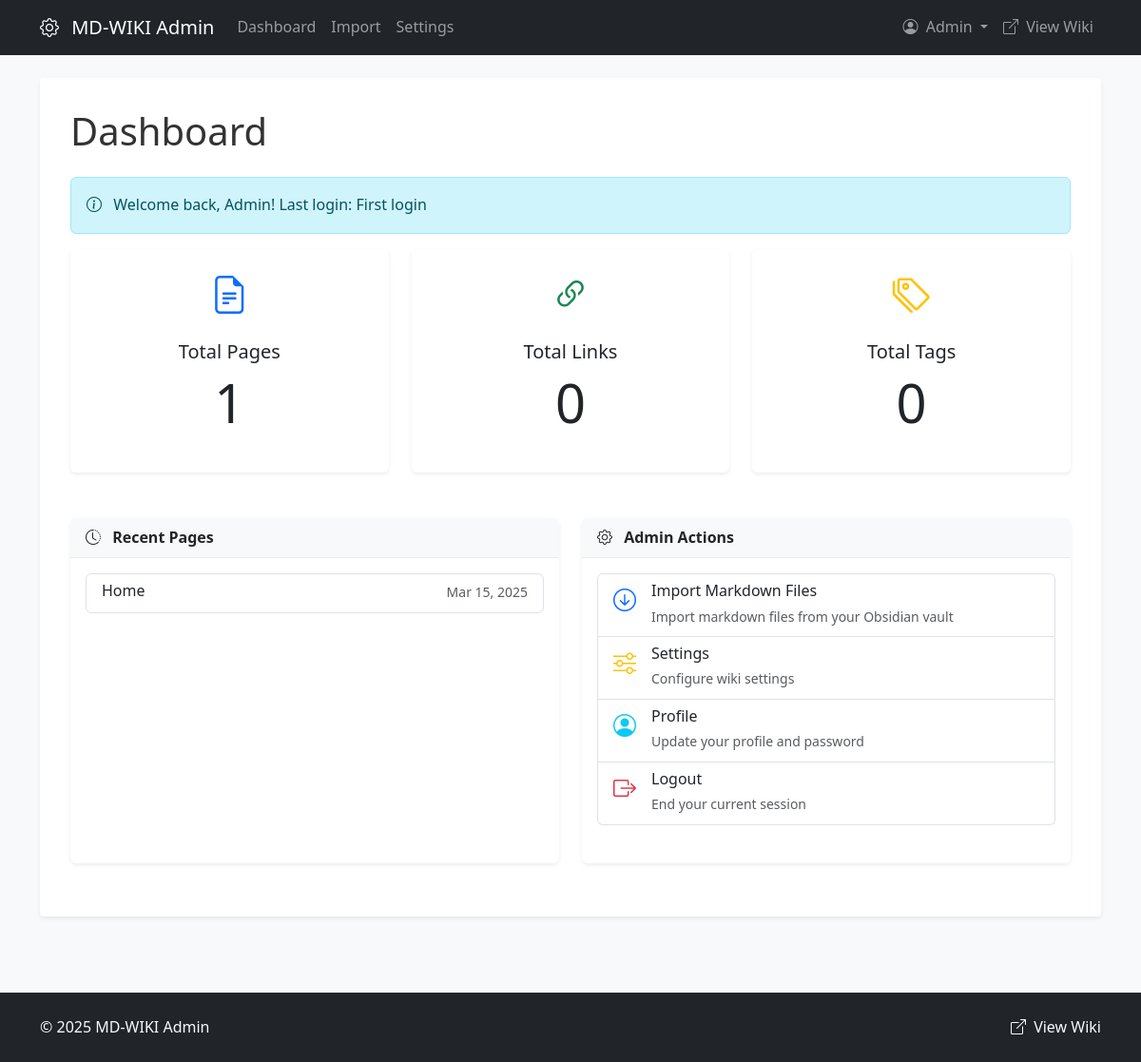
Page /admin/dashboard.php (signed in) on the committed database.
### tables this page shows
CREATE TABLE users (
    id INT AUTO_INCREMENT PRIMARY KEY,
    email VARCHAR(255) NOT NULL UNIQUE,
    password_hash VARCHAR(255) NOT NULL,
    name VARCHAR(255) NOT NULL,
    created_at DATETIME NOT NULL,
    last_login DATETIME NULL
);

CREATE TABLE pages (
    id INT AUTO_INCREMENT PRIMARY KEY,
    title VARCHAR(255) NOT NULL,
    slug VARCHAR(255) NOT NULL UNIQUE,
    content_md TEXT NOT NULL,
    content_html TEXT NOT NULL,
    created_at DATETIME NOT NULL,
    updated_at DATETIME NOT NULL,
    file_path VARCHAR(255) NULL,
    file_modified BIGINT NULL,
    INDEX idx_title (title),
    INDEX idx_slug (slug),
    FULLTEXT INDEX ft_content (title, content_md)
);

### includes/database.php (called while the page is built, shortened)
<?php
function getDbConnection() {
    static $pdo;
    if (!$pdo) {
        try {
            $dsn = "mysql:host=" . DB_HOST . ";dbname=" . DB_NAME . ";charset=" . DB_CHARSET;
            $options = [
                PDO::ATTR_ERRMODE => PDO::ERRMODE_EXCEPTION,
                PDO::ATTR_DEFAULT_FETCH_MODE => PDO::FETCH_ASSOC,
                PDO::ATTR_EMULATE_PREPARES => false,
            ];
            $pdo = new PDO($dsn, DB_USER, DB_PASS, $options);
        } catch (PDOException $e) {
            if (DEBUG_MODE) {
                die("Database connection failed: " . $e->getMessage());
            } else {
                die("Database connection failed. Please try again later.");
            }
        }
    }
    return $pdo;
}
function dbQuery($sql, $params = []) {
    try {
        $pdo = getDbConnection();
        $stmt = $pdo->prepare($sql);
        $stmt->execute($params);
        return $stmt->fetchAll();
    } catch (PDOException $e) {
        if (DEBUG_MODE) {
            die("Query failed: " . $e->getMessage());
        } else {
            die("Database error. Please try again later.");
        }
    }
}
function dbQuerySingle($sql, $params = []) {
    try {
        $pdo = getDbConnection();
        $stmt = $pdo->prepare($sql);
        $stmt->execute($params);
        $result = $stmt->fetch();
        return $result !== false ? $result : null;
    } catch (PDOException $e) {
        if (DEBUG_MODE) {
            die("Query failed: " . $e->getMessage());
        } else {
            die("Database error. Please try again later.");
        }
    }
}

### includes/auth.php (called while the page is built, shortened)
<?php
require_once __DIR__ . '/database.php';
require_once __DIR__ . '/functions.php';
function getCurrentUser() {
    return dbQuerySingle("SELECT * FROM users WHERE id = ?", [$_SESSION['user_id']]);
}

### includes/functions.php (called while the page is built, shortened)
<?php
require_once __DIR__ . '/database.php';
function h($str) {
    return htmlspecialchars($str, ENT_QUOTES, 'UTF-8');
}
function getRecentPages($limit = 5) {
    return dbQuery(
        "SELECT id, title, slug, updated_at
         FROM pages
         ORDER BY updated_at DESC
         LIMIT ?",
        [$limit]
    );
}
function formatDatetime($datetime, $format = 'F j, Y, g:i a') {
    return date($format, strtotime($datetime));
}

### admin/dashboard.php (the view, shortened to what this page needs)
<?php
require_once __DIR__ . '/../includes/database.php';
require_once __DIR__ . '/../includes/functions.php';
require_once __DIR__ . '/../includes/auth.php';
$currentUser = getCurrentUser();
$stats = [
    'total_pages' => dbQuerySingle("SELECT COUNT(*) as count FROM pages")['count'],
    'total_links' => dbQuerySingle("SELECT COUNT(*) as count FROM links")['count'],
    'total_tags' => dbQuerySingle("SELECT COUNT(*) as count FROM tags")['count'],
    'recent_pages' => getRecentPages(5)
];
include __DIR__ . '/includes/header.php';
?>
<div class="container mt-4">
    <div class="row">
        <div class="col-md-12">
            <div class="admin-content">
                <h1 class="mb-4">Dashboard</h1>
                <div class="alert alert-info">
                    <i class="bi bi-info-circle me-2"></i>
                    Welcome back, <?= h($currentUser['name']) ?>! Last login:
                    <?= $currentUser['last_login'] ? formatDatetime($currentUser['last_login']) : 'First login' ?>
                </div>
                <div class="row mb-4">
                    <div class="col-md-4 mb-4">
                        <div class="card text-center h-100">
                            <div class="card-body">
                                <i class="bi bi-file-earmark-text text-primary" style="font-size: 2.5rem;"></i>
                                <h5 class="card-title mt-3">Total Pages</h5>
                                <p class="card-text display-4"><?= $stats['total_pages'] ?></p>
                            </div>
                        </div>
                    </div>
                    <div class="col-md-4 mb-4">
                        <div class="card text-center h-100">
                            <div class="card-body">
                                <i class="bi bi-link-45deg text-success" style="font-size: 2.5rem;"></i>
                                <h5 class="card-title mt-3">Total Links</h5>
                                <p class="card-text display-4"><?= $stats['total_links'] ?></p>
                            </div>
                        </div>
                    </div>
                    <div class="col-md-4 mb-4">
                        <div class="card text-center h-100">
                            <div class="card-body">
                                <i class="bi bi-tags text-warning" style="font-size: 2.5rem;"></i>
                                <h5 class="card-title mt-3">Total Tags</h5>
                                <p class="card-text display-4"><?= $stats['total_tags'] ?></p>
                            </div>
                        </div>
                    </div>
                </div>
                <div class="row">
                    <div class="col-md-6 mb-4">
                        <div class="card h-100">
                            <div class="card-header">
                                <i class="bi bi-clock-history me-2"></i>
                                Recent Pages
                            </div>
                            <div class="card-body">
                                <?php if (empty($stats['recent_pages'])): ?>
                                    <p class="text-muted">No pages found.</p>
                                <?php else: ?>
                                    <div class="list-group">
                                        <?php foreach ($stats['recent_pages'] as $page): ?>
                                            <a href="<?= APP_URL ?>/page.php?slug=<?= h($page['slug']) ?>" class="list-group-item list-group-item-action">
                                                <div class="d-flex w-100 justify-content-between">
                                                    <h6 class="mb-1"><?= h($page['title']) ?></h6>
                                                    <small class="text-muted">
                                                        <?= formatDatetime($page['updated_at'], 'M j, Y') ?>
                                                    </small>
                                                </div>
                                            </a>
                                        <?php endforeach; ?>
                                    </div>
                                <?php endif; ?>
                            </div>
                        </div>
                    </div>
                    <div class="col-md-6 mb-4">
                        <div class="card h-100">
                            <div class="card-header">
                                <i class="bi bi-gear me-2"></i>
                                Admin Actions
                            </div>
                            <div class="card-body">
                                <div class="list-group">
                                    <a href="import.php" class="list-group-item list-group-item-action">
                                        <div class="d-flex w-100">
                                            <div class="me-3">
                                                <i class="bi bi-arrow-down-circle text-primary" style="font-size: 1.5rem;"></i>
                                            </div>
                                            <div>
                                                <h6 class="mb-1">Import Markdown Files</h6>
                                                <small class="text-muted">
                                                    Import markdown files from your Obsidian vault
                                                </small>
                                            </div>
                                        </div>
                                    </a>
                                    <a href="settings.php" class="list-group-item list-group-item-action">
                                        <div class="d-flex w-100">
                                            <div class="me-3">
                                                <i class="bi bi-sliders text-warning" style="font-size: 1.5rem;"></i>
                                            </div>
                                            <div>
                                                <h6 class="mb-1">Settings</h6>
                                                <small class="text-muted">
                                                    Configure wiki settings
                                                </small>
                                            </div>
                                        </div>
                                    </a>
                                    <a href="profile.php" class="list-group-item list-group-item-action">
                                        <div class="d-flex w-100">
                                            <div class="me-3">
                                                <i class="bi bi-person-circle text-info" style="font-size: 1.5rem;"></i>
                                            </div>
                                            <div>
                                                <h6 class="mb-1">Profile</h6>
                                                <small class="text-muted">
                                                    Update your profile and password
                                                </small>
                                            </div>
                                        </div>
                                    </a>
                                    <a href="logout.php" class="list-group-item list-group-item-action">
                                        <div class="d-flex w-100">
                                            <div class="me-3">
                                                <i class="bi bi-box-arrow-right text-danger" style="font-size: 1.5rem;"></i>
                                            </div>
                                            <div>
                                                <h6 class="mb-1">Logout</h6>
                                                <small class="text-muted">
                                                    End your current session
                                                </small>
                                            </div>
                                        </div>
                                    </a>
                                </div>
                            </div>
                        </div>
                    </div>
                </div>
            </div>
        </div>
    </div>
</div>
<?php
include __DIR__ . '/includes/footer.php';
?>

### admin/includes/header.php (shortened to what this page needs)
<!DOCTYPE html>
<html lang="en">
<head>
    <link href="https://cdn.jsdelivr.net/npm/bootstrap@5.3.0/dist/css/bootstrap.min.css" rel="stylesheet">
    <link href="https://cdn.jsdelivr.net/npm/bootstrap-icons@1.10.0/font/bootstrap-icons.css" rel="stylesheet">
    <link href="<?= APP_URL ?>/assets/css/style.css" rel="stylesheet">
</head>
<body>
    <header>
        <nav class="navbar navbar-expand-lg navbar-dark bg-dark">
            <div class="container">
                <a class="navbar-brand" href="<?= APP_URL ?>/admin/dashboard.php">
                    <i class="bi bi-gear me-2"></i> <?= APP_NAME ?> Admin
                </a>
                <div class="collapse navbar-collapse" id="navbarNav">
                    <ul class="navbar-nav me-auto">
                        <li class="nav-item">
                            <a class="nav-link" href="<?= APP_URL ?>/admin/dashboard.php">Dashboard</a>
                        </li>
                        <li class="nav-item">
                            <a class="nav-link" href="<?= APP_URL ?>/admin/import.php">Import</a>
                        </li>
                        <li class="nav-item">
                            <a class="nav-link" href="<?= APP_URL ?>/admin/settings.php">Settings</a>
                        </li>
                    </ul>
                    <ul class="navbar-nav">
                        <li class="nav-item dropdown">
                            <a class="nav-link dropdown-toggle" href="#" id="navbarDropdown" role="button" data-bs-toggle="dropdown" aria-expanded="false">
                                <i class="bi bi-person-circle me-1"></i> <?= h(isset($currentUser) ? $currentUser['name'] : 'Admin') ?>
                            </a>
                        </li>
                        <li class="nav-item">
                            <a class="nav-link" href="<?= APP_URL ?>/index.php" target="_blank">
                                <i class="bi bi-box-arrow-up-right me-1"></i> View Wiki
                            </a>
                        </li>
                    </ul>
                </div>
            </div>
        </nav>
    </header>
    <main>

### assets/css/style.css (style rules this page uses)
body { font-family: 'Segoe UI', Tahoma, Geneva, Verdana, sans-serif; line-height: 1.6; color: #333; background-color: #f8f9fa; }
main { min-height: calc(100vh - 200px); }
.card { margin-bottom: 1.5rem; border: none; box-shadow: 0 0.125rem 0.25rem rgba(0, 0, 0, 0.075); }
.card-header { background-color: #f8f9fa; border-bottom: 1px solid #e9ecef; font-weight: 600; }
.admin-content { background-color: #fff; padding: 2rem; border-radius: 0.25rem; box-shadow: 0 0.125rem 0.25rem rgba(0, 0, 0, 0.075); margin-bottom: 2rem; }

### rows in the picture
users: name "Admin"
pages: title "Home", updated_at "Mar 15, 2025"

### other values in the picture
APP_NAME "MD-WIKI"
$stats['total_pages'] "1"
$stats['total_links'] "0"
$stats['total_tags'] "0"
